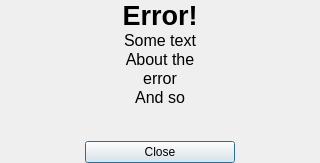
<?xml version="1.0" encoding="UTF-8"?>
<ui version="4.0">
 <class>PopUp</class>
 <widget class="QDialog" name="PopUp">
  <property name="geometry">
   <rect>
    <x>0</x>
    <y>0</y>
    <width>320</width>
    <height>163</height>
   </rect>
  </property>
  <property name="windowTitle">
   <string>Dialog</string>
  </property>
  <layout class="QVBoxLayout" name="verticalLayout">
   <property name="spacing">
    <number>0</number>
   </property>
   <property name="topMargin">
    <number>0</number>
   </property>
   <property name="bottomMargin">
    <number>0</number>
   </property>
   <item>
    <widget class="QLabel" name="label1">
     <property name="font">
      <font>
       <pointsize>20</pointsize>
       <weight>75</weight>
       <bold>true</bold>
      </font>
     </property>
     <property name="text">
      <string>Error!</string>
     </property>
     <property name="alignment">
      <set>Qt::AlignCenter</set>
     </property>
    </widget>
   </item>
   <item>
    <widget class="QLabel" name="label2">
     <property name="font">
      <font>
       <pointsize>12</pointsize>
       <weight>50</weight>
       <bold>false</bold>
      </font>
     </property>
     <property name="text">
      <string>Some text</string>
     </property>
     <property name="alignment">
      <set>Qt::AlignCenter</set>
     </property>
    </widget>
   </item>
   <item>
    <widget class="QLabel" name="label3">
     <property name="font">
      <font>
       <pointsize>12</pointsize>
      </font>
     </property>
     <property name="text">
      <string>About the</string>
     </property>
     <property name="alignment">
      <set>Qt::AlignCenter</set>
     </property>
    </widget>
   </item>
   <item>
    <widget class="QLabel" name="label4">
     <property name="font">
      <font>
       <pointsize>12</pointsize>
      </font>
     </property>
     <property name="text">
      <string>error</string>
     </property>
     <property name="alignment">
      <set>Qt::AlignCenter</set>
     </property>
    </widget>
   </item>
   <item>
    <widget class="QLabel" name="label5">
     <property name="font">
      <font>
       <pointsize>12</pointsize>
       <weight>50</weight>
       <bold>false</bold>
      </font>
     </property>
     <property name="text">
      <string>And so</string>
     </property>
     <property name="alignment">
      <set>Qt::AlignCenter</set>
     </property>
    </widget>
   </item>
   <item>
    <spacer name="verticalSpacer">
     <property name="orientation">
      <enum>Qt::Vertical</enum>
     </property>
     <property name="sizeHint" stdset="0">
      <size>
       <width>20</width>
       <height>40</height>
      </size>
     </property>
    </spacer>
   </item>
   <item>
    <layout class="QHBoxLayout" name="horizontalLayout">
     <property name="topMargin">
      <number>10</number>
     </property>
     <item>
      <spacer name="horizontalSpacer">
       <property name="orientation">
        <enum>Qt::Horizontal</enum>
       </property>
       <property name="sizeHint" stdset="0">
        <size>
         <width>40</width>
         <height>20</height>
        </size>
       </property>
      </spacer>
     </item>
     <item>
      <widget class="QPushButton" name="pushButton_close">
       <property name="minimumSize">
        <size>
         <width>150</width>
         <height>0</height>
        </size>
       </property>
       <property name="maximumSize">
        <size>
         <width>150</width>
         <height>16777215</height>
        </size>
       </property>
       <property name="text">
        <string>Close</string>
       </property>
      </widget>
     </item>
     <item>
      <spacer name="horizontalSpacer_2">
       <property name="orientation">
        <enum>Qt::Horizontal</enum>
       </property>
       <property name="sizeHint" stdset="0">
        <size>
         <width>40</width>
         <height>20</height>
        </size>
       </property>
      </spacer>
     </item>
    </layout>
   </item>
  </layout>
 </widget>
 <resources/>
 <connections/>
</ui>
